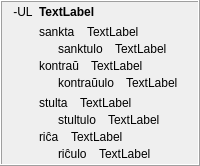
            <widget class="QFrame" name="frame_33">
             <property name="frameShape">
              <enum>QFrame::Box</enum>
             </property>
             <property name="frameShadow">
              <enum>QFrame::Raised</enum>
             </property>
             <layout class="QHBoxLayout" name="horizontalLayout_57">
              <property name="spacing">
               <number>6</number>
              </property>
              <property name="topMargin">
               <number>3</number>
              </property>
              <property name="bottomMargin">
               <number>3</number>
              </property>
              <item>
               <widget class="QLabel" name="label_322">
                <property name="sizePolicy">
                 <sizepolicy hsizetype="Maximum" vsizetype="Preferred">
                  <horstretch>0</horstretch>
                  <verstretch>0</verstretch>
                 </sizepolicy>
                </property>
                <property name="text">
                 <string>-UL</string>
                </property>
                <property name="alignment">
                 <set>Qt::AlignHCenter|Qt::AlignTop</set>
                </property>
                <property name="tipo" stdset="0">
                 <string>afikso</string>
                </property>
               </widget>
              </item>
              <item>
               <layout class="QVBoxLayout" name="verticalLayout_30">
                <item>
                 <widget class="QLabel" name="Lec09_Label705">
                  <property name="sizePolicy">
                   <sizepolicy hsizetype="Preferred" vsizetype="Maximum">
                    <horstretch>0</horstretch>
                    <verstretch>0</verstretch>
                   </sizepolicy>
                  </property>
                  <property name="styleSheet">
                   <string notr="true">font-weight: bold;</string>
                  </property>
                  <property name="text">
                   <string>TextLabel</string>
                  </property>
                  <property name="wordWrap">
                   <bool>true</bool>
                  </property>
                 </widget>
                </item>
                <item>
                 <layout class="QVBoxLayout" name="verticalLayout_47">
                  <item>
                   <layout class="QVBoxLayout" name="verticalLayout_398">
                    <property name="spacing">
                     <number>3</number>
                    </property>
                    <item>
                     <layout class="QVBoxLayout" name="verticalLayout_399">
                      <property name="spacing">
                       <number>3</number>
                      </property>
                      <item>
                       <layout class="QHBoxLayout" name="horizontalLayout_646">
                        <property name="spacing">
                         <number>12</number>
                        </property>
                        <item>
                         <widget class="neklakebla_nova" name="Lec09_Button665">
                          <property name="text">
                           <string>sankta</string>
                          </property>
                         </widget>
                        </item>
                        <item>
                         <widget class="QLabel" name="Lec09_Label706">
                          <property name="sizePolicy">
                           <sizepolicy hsizetype="Expanding" vsizetype="Preferred">
                            <horstretch>0</horstretch>
                            <verstretch>0</verstretch>
                           </sizepolicy>
                          </property>
                          <property name="text">
                           <string>TextLabel</string>
                          </property>
                          <property name="wordWrap">
                           <bool>true</bool>
                          </property>
                         </widget>
                        </item>
                       </layout>
                      </item>
                      <item>
                       <layout class="QHBoxLayout" name="horizontalLayout_647">
                        <property name="spacing">
                         <number>12</number>
                        </property>
                        <item>
                         <widget class="label_sago_reversa" name="label_405">
                          <property name="sizePolicy">
                           <sizepolicy hsizetype="Maximum" vsizetype="Preferred">
                            <horstretch>0</horstretch>
                            <verstretch>0</verstretch>
                           </sizepolicy>
                          </property>
                          <property name="text">
                           <string/>
                          </property>
                          <property name="pixmap">
                           <pixmap resource="../resources/ikonoj.qrc">:/ikonoj/sago_revena.png</pixmap>
                          </property>
                         </widget>
                        </item>
                        <item>
                         <widget class="neklakebla_nova" name="Lec09_Button666">
                          <property name="text">
                           <string>sanktulo</string>
                          </property>
                         </widget>
                        </item>
                        <item>
                         <widget class="QLabel" name="Lec09_Label707">
                          <property name="sizePolicy">
                           <sizepolicy hsizetype="Expanding" vsizetype="Preferred">
                            <horstretch>0</horstretch>
                            <verstretch>0</verstretch>
                           </sizepolicy>
                          </property>
                          <property name="text">
                           <string>TextLabel</string>
                          </property>
                          <property name="wordWrap">
                           <bool>true</bool>
                          </property>
                         </widget>
                        </item>
                       </layout>
                      </item>
                     </layout>
                    </item>
                    <item>
                     <layout class="QVBoxLayout" name="verticalLayout_400">
                      <property name="spacing">
                       <number>3</number>
                      </property>
                      <item>
                       <layout class="QHBoxLayout" name="horizontalLayout_648">
                        <property name="spacing">
                         <number>12</number>
                        </property>
                        <item>
                         <widget class="neklakebla_nova" name="Lec09_Button667">
                          <property name="text">
                           <string>kontraŭ</string>
                          </property>
                         </widget>
                        </item>
                        <item>
                         <widget class="QLabel" name="Lec09_Label708">
                          <property name="sizePolicy">
                           <sizepolicy hsizetype="Expanding" vsizetype="Preferred">
                            <horstretch>0</horstretch>
                            <verstretch>0</verstretch>
                           </sizepolicy>
                          </property>
                          <property name="text">
                           <string>TextLabel</string>
                          </property>
                          <property name="wordWrap">
                           <bool>true</bool>
                          </property>
                         </widget>
                        </item>
                       </layout>
                      </item>
                      <item>
                       <layout class="QHBoxLayout" name="horizontalLayout_649">
                        <property name="spacing">
                         <number>12</number>
                        </property>
                        <item>
                         <widget class="label_sago_reversa" name="label_406">
                          <property name="sizePolicy">
                           <sizepolicy hsizetype="Maximum" vsizetype="Preferred">
                            <horstretch>0</horstretch>
                            <verstretch>0</verstretch>
                           </sizepolicy>
                          </property>
                          <property name="text">
                           <string/>
                          </property>
                          <property name="pixmap">
                           <pixmap resource="../resources/ikonoj.qrc">:/ikonoj/sago_revena.png</pixmap>
                          </property>
                         </widget>
                        </item>
                        <item>
                         <widget class="neklakebla_nova" name="Lec09_Button58">
                          <property name="text">
                           <string>kontraŭulo</string>
                          </property>
                         </widget>
                        </item>
                        <item>
                         <widget class="QLabel" name="Lec09_Label59">
                          <property name="sizePolicy">
                           <sizepolicy hsizetype="Expanding" vsizetype="Preferred">
                            <horstretch>0</horstretch>
                            <verstretch>0</verstretch>
                           </sizepolicy>
                          </property>
                          <property name="text">
                           <string>TextLabel</string>
                          </property>
                          <property name="wordWrap">
                           <bool>true</bool>
                          </property>
                         </widget>
                        </item>
                       </layout>
                      </item>
                     </layout>
                    </item>
                   </layout>
                  </item>
                  <item>
                   <layout class="QVBoxLayout" name="verticalLayout_6">
                    <property name="spacing">
                     <number>3</number>
                    </property>
                    <item>
                     <layout class="QVBoxLayout" name="verticalLayout_402">
                      <property name="spacing">
                       <number>3</number>
                      </property>
                      <item>
                       <layout class="QHBoxLayout" name="horizontalLayout_650">
                        <property name="spacing">
                         <number>12</number>
                        </property>
                        <item>
                         <widget class="neklakebla_nova" name="Lec09_Button65">
                          <property name="text">
                           <string>stulta</string>
                          </property>
                         </widget>
                        </item>
                        <item>
                         <widget class="QLabel" name="Lec09_Label66">
                          <property name="sizePolicy">
                           <sizepolicy hsizetype="Expanding" vsizetype="Preferred">
                            <horstretch>0</horstretch>
                            <verstretch>0</verstretch>
                           </sizepolicy>
                          </property>
                          <property name="text">
                           <string>TextLabel</string>
                          </property>
                          <property name="wordWrap">
                           <bool>true</bool>
                          </property>
                         </widget>
                        </item>
                       </layout>
                      </item>
                      <item>
                       <layout class="QHBoxLayout" name="horizontalLayout_651">
                        <property name="spacing">
                         <number>12</number>
                        </property>
                        <item>
                         <widget class="label_sago_reversa" name="label_407">
                          <property name="sizePolicy">
                           <sizepolicy hsizetype="Maximum" vsizetype="Preferred">
                            <horstretch>0</horstretch>
                            <verstretch>0</verstretch>
                           </sizepolicy>
                          </property>
                          <property name="text">
                           <string/>
                          </property>
                          <property name="pixmap">
                           <pixmap resource="../resources/ikonoj.qrc">:/ikonoj/sago_revena.png</pixmap>
                          </property>
                         </widget>
                        </item>
                        <item>
                         <widget class="neklakebla_nova" name="Lec09_Button66">
                          <property name="text">
                           <string>stultulo</string>
                          </property>
                         </widget>
                        </item>
                        <item>
                         <widget class="QLabel" name="Lec09_Label67">
                          <property name="sizePolicy">
                           <sizepolicy hsizetype="Expanding" vsizetype="Preferred">
                            <horstretch>0</horstretch>
                            <verstretch>0</verstretch>
                           </sizepolicy>
                          </property>
                          <property name="text">
                           <string>TextLabel</string>
                          </property>
                          <property name="wordWrap">
                           <bool>true</bool>
                          </property>
                         </widget>
                        </item>
                       </layout>
                      </item>
                     </layout>
                    </item>
                    <item>
                     <layout class="QVBoxLayout" name="verticalLayout_403">
                      <property name="spacing">
                       <number>3</number>
                      </property>
                      <item>
                       <layout class="QHBoxLayout" name="horizontalLayout_652">
                        <property name="spacing">
                         <number>12</number>
                        </property>
                        <item>
                         <widget class="neklakebla_nova" name="Lec09_Button67">
                          <property name="text">
                           <string>riĉa</string>
                          </property>
                         </widget>
                        </item>
                        <item>
                         <widget class="QLabel" name="Lec09_Label68">
                          <property name="sizePolicy">
                           <sizepolicy hsizetype="Expanding" vsizetype="Preferred">
                            <horstretch>0</horstretch>
                            <verstretch>0</verstretch>
                           </sizepolicy>
                          </property>
                          <property name="text">
                           <string>TextLabel</string>
                          </property>
                          <property name="wordWrap">
                           <bool>true</bool>
                          </property>
                         </widget>
                        </item>
                       </layout>
                      </item>
                      <item>
                       <layout class="QHBoxLayout" name="horizontalLayout_653">
                        <property name="spacing">
                         <number>12</number>
                        </property>
                        <item>
                         <widget class="label_sago_reversa" name="label_408">
                          <property name="sizePolicy">
                           <sizepolicy hsizetype="Maximum" vsizetype="Preferred">
                            <horstretch>0</horstretch>
                            <verstretch>0</verstretch>
                           </sizepolicy>
                          </property>
                          <property name="text">
                           <string/>
                          </property>
                          <property name="pixmap">
                           <pixmap resource="../resources/ikonoj.qrc">:/ikonoj/sago_revena.png</pixmap>
                          </property>
                         </widget>
                        </item>
                        <item>
                         <widget class="neklakebla_nova" name="Lec09_Button68">
                          <property name="text">
                           <string>riĉulo</string>
                          </property>
                         </widget>
                        </item>
                        <item>
                         <widget class="QLabel" name="Lec09_Label69">
                          <property name="sizePolicy">
                           <sizepolicy hsizetype="Expanding" vsizetype="Preferred">
                            <horstretch>0</horstretch>
                            <verstretch>0</verstretch>
                           </sizepolicy>
                          </property>
                          <property name="text">
                           <string>TextLabel</string>
                          </property>
                          <property name="wordWrap">
                           <bool>true</bool>
                          </property>
                         </widget>
                        </item>
                       </layout>
                      </item>
                     </layout>
                    </item>
                   </layout>
                  </item>
                 </layout>
                </item>
               </layout>
              </item>
             </layout>
            </widget>
